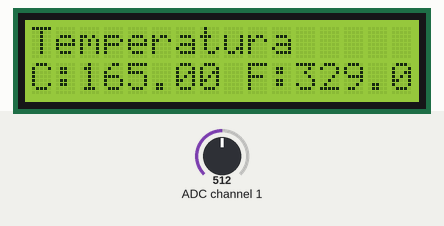
The program below on a simulated Raspberry Pi (BCM pin numbers). On the bench: 16×2 character LCD. Inputs (shaded band) come from the test bench; at power-on: ADC channel 1 = 512 (analog values on the 0–1023 scale).

Above: at 1.2 s.
1.3 s: ADC channel 1 set to 328
At 2.3 s:
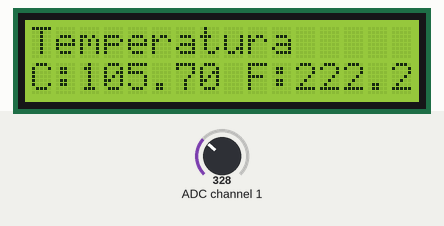
2.9 s: ADC channel 1 set to 303
At 2.91 s:
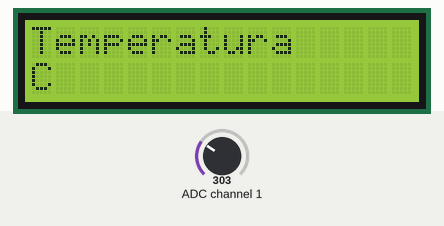
4.4 s: ADC channel 1 set to 122
At 5.8 s:
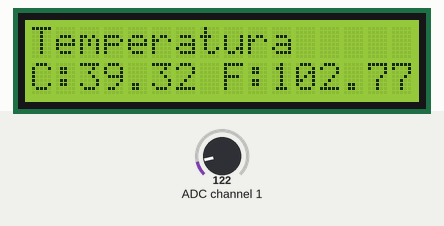
Timing chart, 0 to 7.4 s (numbered marks = the images above; inputs shaded):
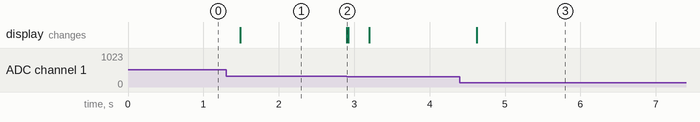

The program:

python_lcd_mcp3008_solo_temp.py
```python
# Visualizzazione su LCD della temperatura in gradi centigradi e fahrenheit
# 2015 Pier Calderan
# -*- coding: utf-8 -*-
# Importazione delle librerie GPIO e time
import time
import os
import RPi.GPIO as GPIO
from Adafruit_CharLCD import Adafruit_CharLCD
lcd = Adafruit_CharLCD()
lcd.begin(16,1)

GPIO.setmode(GPIO.BCM)
# Funzione di lettura dei dati SPI di otto ingressi MCP3008
def readadc(adcnum, clockpin, mosipin, misopin, cspin):
            if ((adcnum > 7) or (adcnum < 0)):
                    return -1
            GPIO.output(cspin, True)

            GPIO.output(clockpin, False)  # Imposta il clock low
            GPIO.output(cspin, False)     # Imposta CS low

            commandout = adcnum
            commandout |= 0x18  # Start bit + single-ended bit
            commandout <<= 3    # Sono necessari solo 5 bit con uno shift di 3 bit
            for i in range(5):
                    if (commandout & 0x80):
                            GPIO.output(mosipin, True)
                    else:
                            GPIO.output(mosipin, False)
                    commandout <<= 1
                    GPIO.output(clockpin, True)
                    GPIO.output(clockpin, False)

            adcout = 0

            for i in range(12):
                    GPIO.output(clockpin, True)
                    GPIO.output(clockpin, False)
                    adcout <<= 1
                    if (GPIO.input(misopin)):
                            adcout |= 0x1

            GPIO.output(cspin, True)

            adcout >>= 1       # Il primo bit è null e viene ignorato
            return adcout

# Si possono assegnare i pin SPI a piacere oppure lasciare quelli di default
SPICLK = 11
SPIMISO = 9
SPIMOSI = 10
SPICS = 8

GPIO.setup(SPIMOSI, GPIO.OUT)
GPIO.setup(SPIMISO, GPIO.IN)
GPIO.setup(SPICLK, GPIO.OUT)
GPIO.setup(SPICS, GPIO.OUT)

# Lettura del sensore di temperatura dalla porta SPI
temperature_adc = 1 # canale 1

while True:

            # Lettura del sensore di temperaturta dalla porta SPI canale 1
            temp = readadc(temperature_adc, SPICLK, SPIMOSI, SPIMISO, SPICS)
            step = 3.3 / 1024 # tensione per ogni livello
            set_temp = temp * step / 0.01 # conversione in gradi C
            set_fahr = set_temp * 1.8 + 32 # conversione in fahrenheit
            set_temp = "{0:.2f}".format(set_temp)
            set_fahr = "{0:.2f}".format(set_fahr)

            lcd.clear()

            lcd.message("Temperatura\n")
            lcd.message("C:" + str(set_temp) + " F:" + str(set_fahr))
            time.sleep(0.25) # lettura della temperatura ogni 250 ms
```

Measured:
- the behaviour switches between 311 and 310 on ADC channel 1 (found by bisection; images 1 and 2)
- after the input at 1.3 s, the display: changes after 0.19 s (image 1)
- after the input at 2.9 s, the display: changes at once (image 2)
- after the input at 4.4 s, the display: changes after 0.22 s (image 3)
